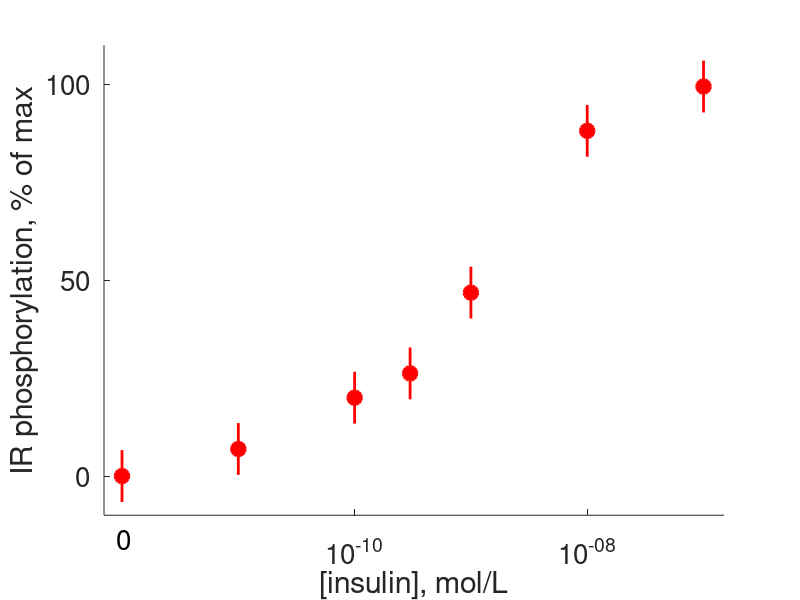
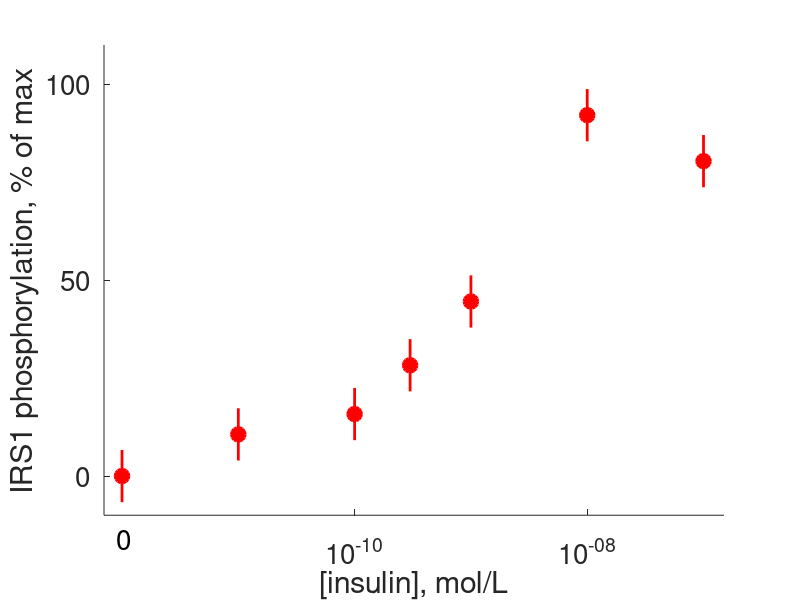
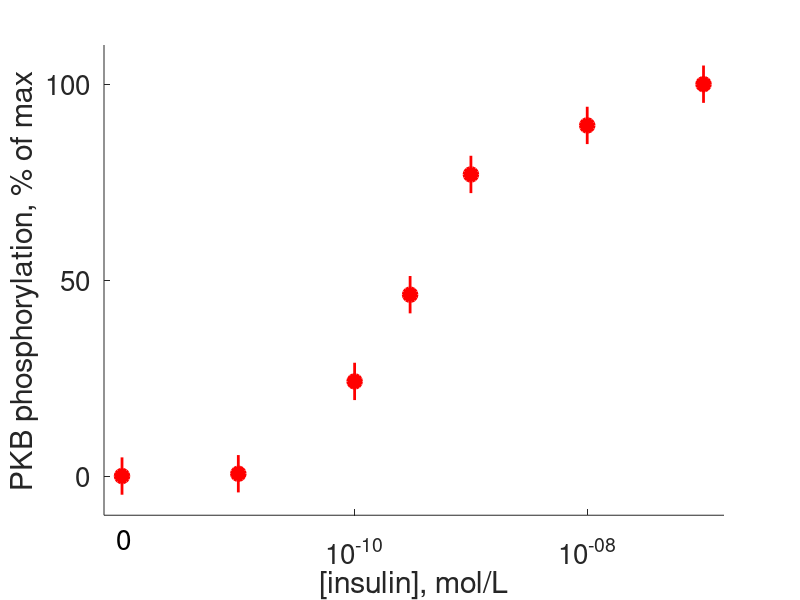
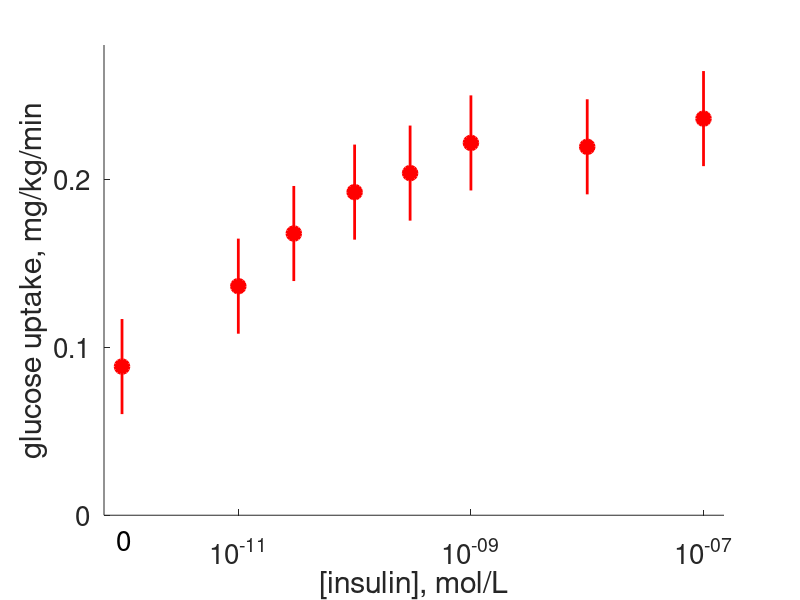

Recreate these plots in MATLAB, in order.
function [] = plotData

clear all
close all

%load data
load('EXPDATA_IR.mat');
load('EXPDATA_IRS1.mat');
load('EXPDATA_PKB.mat');
load('EXPDATA_GLUCOSE_05.mat');
load('EXPDATA_GLUCOSE_5.mat');
load('EXPDATA_WB.mat');

%Figures
insulinConcentration1=[1e-12,1e-11,1e-10,3e-10,1e-9,1e-8,1e-7]';
insulinConcentration2=[1e-12,1e-11,3e-11,1e-10,3e-10,1e-9,1e-8,1e-7]';

figure(2)
h=gca;
hold on
for i=1:7
    plot(insulinConcentration1(i),EXPDATA_IR.response(i),'ro','MarkerFaceColor','r','MarkerSize',10,'Linewidth',2)
    line([insulinConcentration1(i) insulinConcentration1(i)],[EXPDATA_IR.response(i)-EXPDATA_IR.sem EXPDATA_IR.response(i)+EXPDATA_IR.sem],'Color','r','Linewidth',2)
end
set(h,'box','off')
set(h,'XScale','log')
set(h,'XTick',[1e-010 1e-008 1e-006])
set(h,'YTick',[0 50 100])
set(h,'Fontsize',[20])
xlabel('[insulin], mol/L')
ylabel('IR phosphorylation, % of max')
htext=text(9e-13,-16,'0');
set(htext,'Fontsize',[20])
axis([7e-013 1.5e-007 -10 110])

figure(3)
h=gca;
hold on
for i=1:7
    plot(insulinConcentration1(i),EXPDATA_IRS1.response(i),'ro','MarkerFaceColor','r','MarkerSize',10,'Linewidth',2)
    line([insulinConcentration1(i) insulinConcentration1(i)],[EXPDATA_IRS1.response(i)-EXPDATA_IRS1.sem EXPDATA_IRS1.response(i)+EXPDATA_IRS1.sem],'Color','r','Linewidth',2)
end
set(h,'box','off')
set(h,'XScale','log')
set(h,'XTick',[1e-010 1e-008 1e-006])
set(h,'YTick',[0 50 100])
set(h,'Fontsize',[20])
xlabel('[insulin], mol/L')
ylabel('IRS1 phosphorylation, % of max')
htext=text(9e-13,-16,'0');
set(htext,'Fontsize',[20])
axis([7e-013 1.5e-007 -10 110])

figure(4)
h=gca;
hold on
for i=1:7
    plot(insulinConcentration1(i),EXPDATA_PKB.response(i),'ro','MarkerFaceColor','r','MarkerSize',10,'Linewidth',2)
    line([insulinConcentration1(i) insulinConcentration1(i)],[EXPDATA_PKB.response(i)-EXPDATA_PKB.sem EXPDATA_PKB.response(i)+EXPDATA_PKB.sem],'Color','r','Linewidth',2)
end
set(h,'box','off')
set(h,'XScale','log')
set(h,'XTick',[1e-010 1e-008 1e-006])
set(h,'YTick',[0 50 100])
set(h,'Fontsize',[20])
xlabel('[insulin], mol/L')
ylabel('PKB phosphorylation, % of max')
htext=text(9e-13,-16,'0');
set(htext,'Fontsize',[20])
axis([7e-013 1.5e-007 -10 110])

figure(6)
h=gca;
hold on
for i=1:8
    plot(insulinConcentration2(i),EXPDATA_GLUCOSE_05.response(i),'ro','MarkerFaceColor','r','MarkerSize',10,'Linewidth',2)
    line([insulinConcentration2(i) insulinConcentration2(i)],[EXPDATA_GLUCOSE_05.response(i)-EXPDATA_GLUCOSE_05.sem EXPDATA_GLUCOSE_05.response(i)+EXPDATA_GLUCOSE_05.sem],'Color','r','Linewidth',2)
end
set(h,'box','off')
set(h,'XScale','log')
set(h,'XTick',[1e-011 1e-009 1e-007])
set(h,'YTick',[0 0.1 0.2 0.3])
set(h,'Fontsize',[20])
xlabel('[insulin], mol/L')
ylabel('glucose uptake, mg/kg/min')
htext=text(9e-13,-0.015,'0');
set(htext,'Fontsize',[20])
axis([7e-013 1.5e-007 0 0.28])

figure(7)
h=gca;
hold on
bar(0,EXPDATA_GLUCOSE_5.response(1),40,'r')
bar(100,EXPDATA_GLUCOSE_5.response(2),40,'r')
line([0 0],[EXPDATA_GLUCOSE_5.response(1) EXPDATA_GLUCOSE_5.response(1)+EXPDATA_GLUCOSE_5.sem(1)],'Color','k','Linewidth',2)
line([100 100],[EXPDATA_GLUCOSE_5.response(2) EXPDATA_GLUCOSE_5.response(2)+EXPDATA_GLUCOSE_5.sem(2)],'Color','k','Linewidth',2)
line([-5 5],[EXPDATA_GLUCOSE_5.response(1)+EXPDATA_GLUCOSE_5.sem(1) EXPDATA_GLUCOSE_5.response(1)+EXPDATA_GLUCOSE_5.sem(1)],'Color','k','Linewidth',2)
line([95 105],[EXPDATA_GLUCOSE_5.response(2)+EXPDATA_GLUCOSE_5.sem(2) EXPDATA_GLUCOSE_5.response(2)+EXPDATA_GLUCOSE_5.sem(2)],'Color','k','Linewidth',2)
set(h,'box','off')
set(h,'XTick',[1e-013 1e-007])
set(h,'YTick',[0 0.5 1 1.5])
set(h,'Fontsize',[20])
ylabel('glucose uptake, mg/kg/min')
axis([-30 180 0 1.6])

figure(10)
h=gca;
hold on
for i=1:11
    plot(EXPDATA_WB.time(i),EXPDATA_WB.response(i),'ro','MarkerFaceColor','r','MarkerSize',10,'Linewidth',2);
    line([EXPDATA_WB.time(i) EXPDATA_WB.time(i)],[EXPDATA_WB.response(i)-EXPDATA_WB.sem EXPDATA_WB.response(i)+EXPDATA_WB.sem],'Color','r','Linewidth',2)
end
set(h,'box','off');
set(h,'XTick',[0 100 200 300 400])
set(h,'YTick',[0 0.5 1])
set(h,'Fontsize',[20])
xlabel('time, min')
ylabel('glucose uptake, mg/kg/min')
axis([0 420 0 1.1])

end
